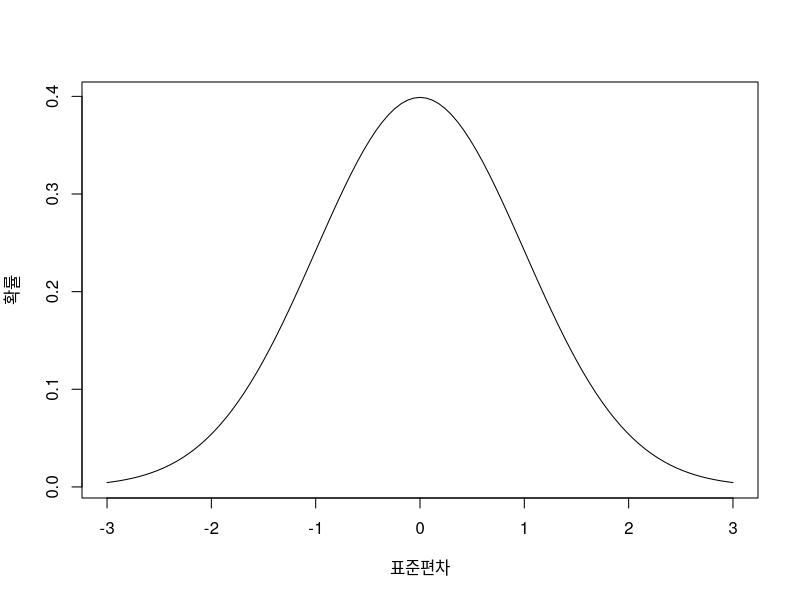
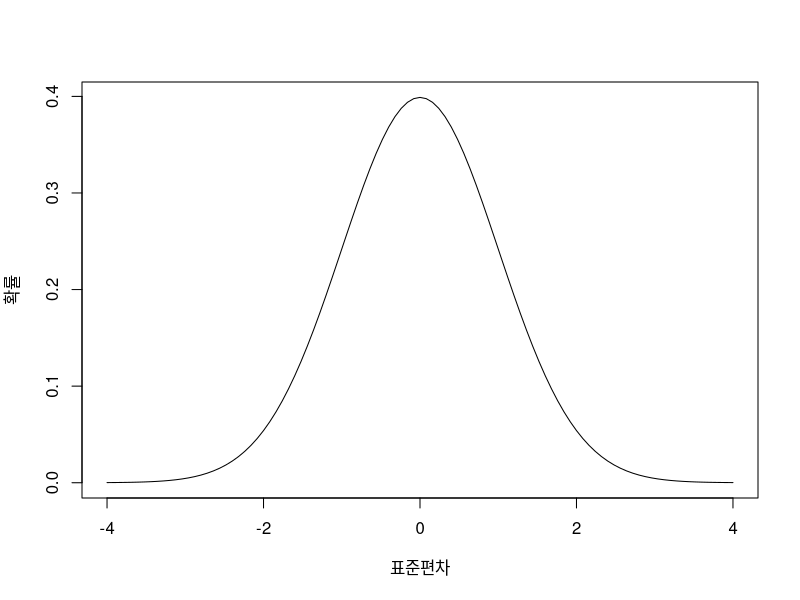
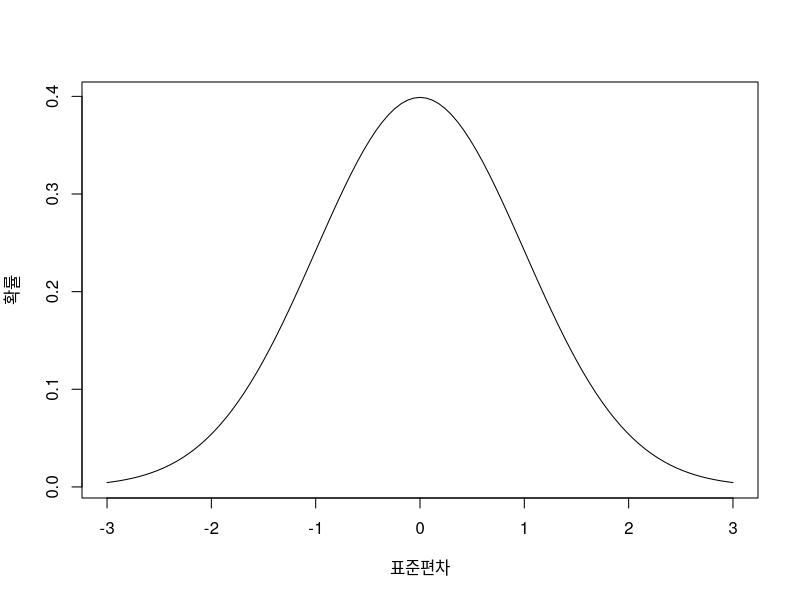
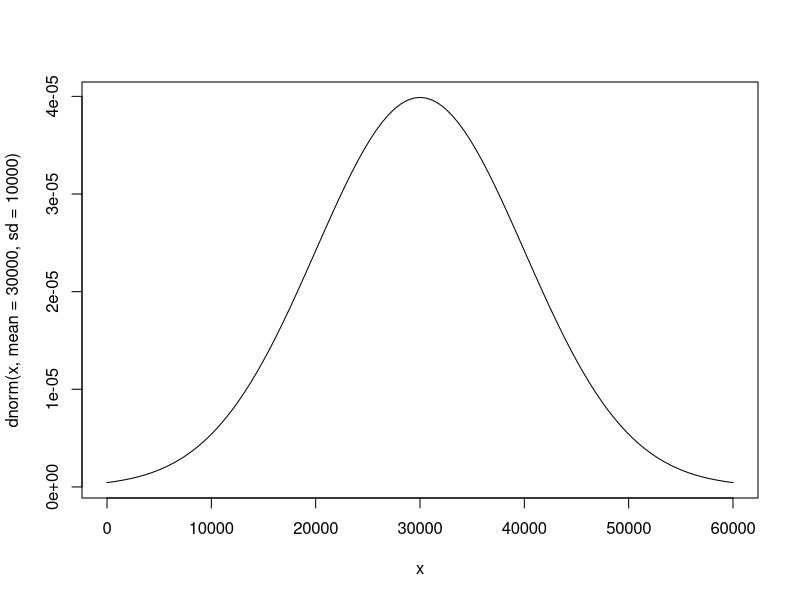
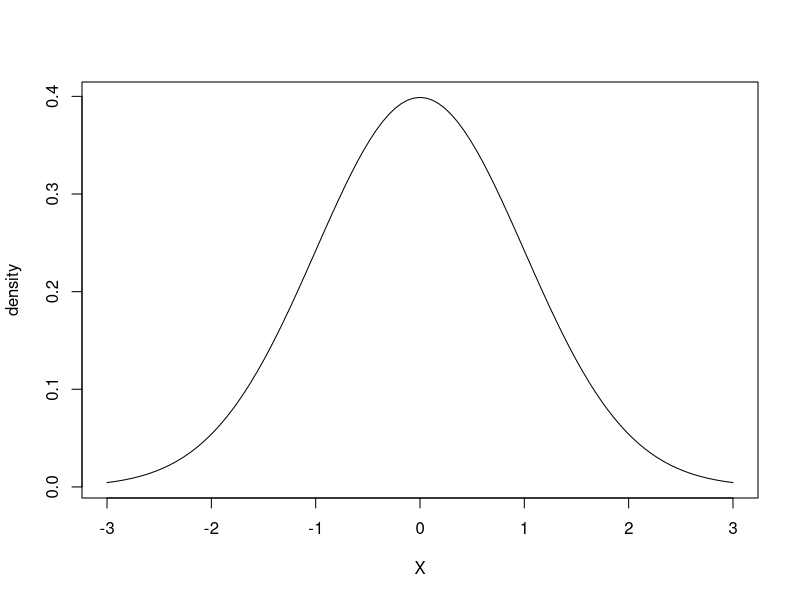
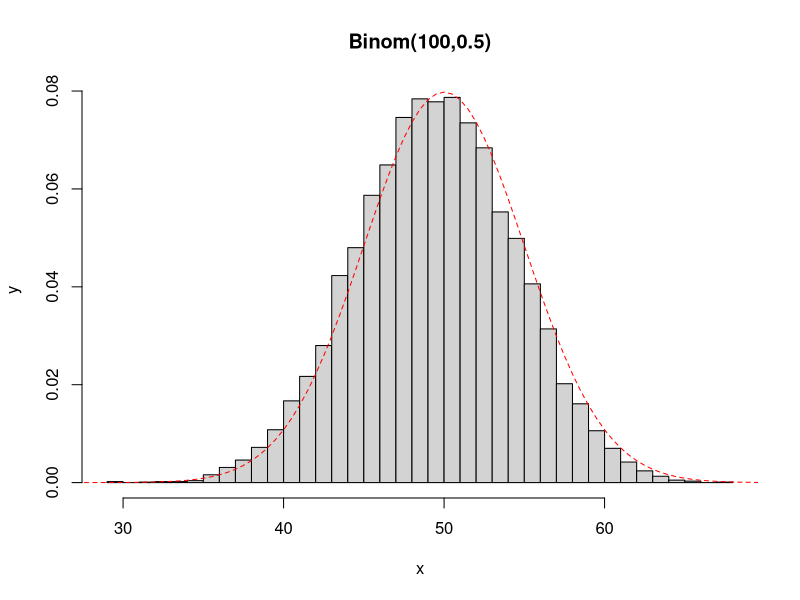
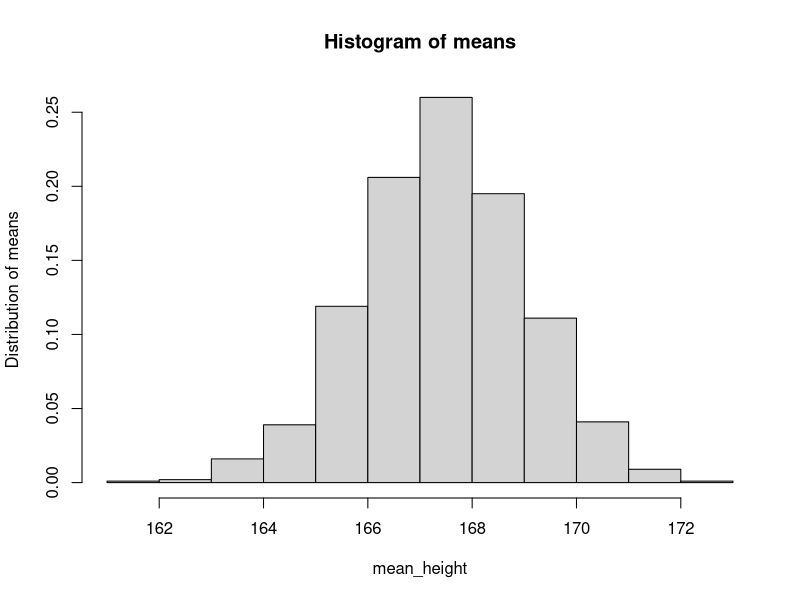

Write R code to recreate these figures, in order.
## 조건부 확률
# 조건부 확률은 어떤 사건이 참일때 특정사건의 확률이 얼마인지 일컫는 개념 
# 수학적 확률에서 관심있는 경우의 수를 가능한 모든 경우의 수로 나눠서 구할 수 있었음 
# 조건은 모든 경우의 발생 가능성이 같다
# 조건부 확률은 수학적 확률에서 분모를 줄이는 방법을 이야기하는 것이다.
# Ex) 주사위는 던졌을 때에 어떤 눈이 나올 확률은 수학적으로 1/6으로 알고 있음 

# 여기서 주사위를 던졌는데 홀수가 나온 사실을 알았을 때 그 값이 5일 확률은 어떻게 될까?  
# 이 경우, 2,4,6 제외 가능. 즉 가능한 모든 수는 1,3,5가 된다. 이 중 5가 나올 확률은? 
# 1/3 된다. 

# P(5|홀수) = 1/3, P(사건|조건)    
# P(5|홀수) = P(5,홀수)/P(홀) = (1/6)/(1/2) = 1/3  ******
# 결국 조건부 확률은 사건 모두가 일어날 확률을 조건만 일어날 확률로 나눈 것이다

## 베이즈 정리 
# A,B는 사건을 말하는 것이기 때문에 P(B,A)= P(B|A) *P(A)
# P(A|B) = P(A,B)/P(B)
# P(A,B) =P(A|B)*P(B) 

# 이말은 "A와 B가 모두 참이다" = "B와 A가 모두 참이다"
# A,B의 순서는 상관이 없다.. 

# *베이즈정리 공식
# P(B|A) = P(A|B) * P(B)/P(A)
# 베이즈통계학 => 확률은 믿음의 정도  


## 베이즈정리 시뮬레이션 
# 코로나 19검사 
# 모든 검사의 두 종류는 오륭 가능성이 존재함 
# Type 1 Error: "1종 오류" - False Positive (병이 없지만 양성이래)
# Type 2 Error: "2종 오류" - False Negative (병이 있지만 음성이래)
# Type I error (false positive): the test result says you have coronavirus, but you actually don’t.
# Type II error (false negative): the test result says you don’t have coronavirus, but you actually do.

# 1종오류: 위양성 (False Positive)
# 2종오류: 위음성 (False Negative) 

# 민감도: 양성을 옳게 진단할 확률, 병이 있고 양성이래 <-> 1- (2종 오류확률, 병이 있지만 음성이래)  
# 특이도: 음성을 옳게 진단할 확률, 병이 없고 음성이래 <-> 1- (1종 오류확률, 병이 없지만 양성이래) 

# 여기서 생각할 문제: 문제 1,2종 오류의 확률이 둘다 충분히 낮다고 하더라도, 상황에 따라 직관에 반하는 결과가 나올 수 있다. 

# 민감도와 특이도가 모두 99%인 검사가 있다고 가정, 이렇게 높은 경우에도 검사결과 양성으로 판정된 사람들 중 약 10%미만이 진양성(True Positive)일 수 있습니다.
# 그리고 나머지 90%는 질병이 없는데도 양성으로 잘못 진단된 것입니다. 왜? => Sampling Error 

# 이유는 병을 가지고 있지 않은 사람들이 압도적으로 많은 경우에 이런 일들이 생길 수 있다. 
# Ex) 10,000명 중 10명이 병에 걸리고 9,990명이 건강하다고 가정 
# 0.1%만 병이 있는 것이다. 여기서 구해주는 확률 0.1%(0.001)를 유병률이라고 한다. 
# 그런데 병에 걸렸던 안걸렸던 검사의 정확성은 99%이기 떄문에 병에 걸린 10명 전부, 병이 없는 9,990명 중 9,890명이 정확히 병이 없는 것으로 진단 
# 즉 실제로 진단된 사람은 병이 있는 10명과 100명이 진단되고, 이것을 비율로 전환하면 10/110 =1/11 이기 때문에 실제로 병이 있는 비율은 약 10%가 못된다.  

## *******1,2종 오류로 민감도 특이도의 오차를 살펴보자
# 시뮬레이션 횟수 및 유병률 
n_sim <- 100000 #사람수 
prevalence <- 0.001 #유병률 

# 검사의 민감도,특이도 
sensitivity <- 0.99 #유병을 확진 
specificity <- 0.99 #무병을 미확진  

# 전체 질환 케이스수, 실제 환자수, 오진 케이스수  
n_total_positive <- 0 
n_true_positive <- 0 
n_false_positive <- 0 

# 시뮬레이션 파트
for (i in 1:n_sim) {
    #유병률에 따라 실제 병의 유무를 할당 
                    #(n, size, prob)
    disease = rbinom(1,1,prevalence) #베르누이 시행함수 

    if (disease ==0) { #실제로 병이 없는경우 
        diagnosis = rbinom(1,1,1-specificity) #병이 없는데 양성으로 진단(1종오류)
        if(diagnosis==1) { 
            n_total_positive <- n_total_positive +1  
            n_false_positive <- n_false_positive +1 
        } 
    } 

    if(disease ==1) {  #실제로 병이 있는경우  
        diagnosis = rbinom(1,1,sensitivity)  #병이 있는데 양성으로 진단 
        if(diagnosis==1) { 
            n_total_positive <- n_total_positive + 1
            n_true_positive <- n_true_positive + 1 

        } 
    }
  } 

#양성, 위양성, 진양성 수 
print(n_total_positive) #117
print(n_false_positive) #108
print(n_true_positive) #9 

# 위양성률 
print(n_false_positive/n_total_positive) #0.90

## 확률분포
# : 총합이 1이 되어야 하는 확률이 각각의 경우에 어떻게 흩어져 있는지를 표현한다.

# Ex) 0.5로 앞과 뒤가 존재, 주사위는 각각의 눈이 1/6에 각각 분포되어 있는 것을 의미
# 중요한 것은 분포는 배분이 같아야 할 필요가 없다, 다만 그 결과의 합이 1이 되어야 한다. 
# 주사위가 1일 경우의 확률 1/6, 5/6 으로 성공/실패를 구분하면 두 합은 1이 된다. 

## 확률변수 
# : 확률적으로 서로 다른 값을 가질 수 있는 어떤 것을 의미 
# Ex) 동전던지기에서 동전을 던졌을 때 나온 명을 확률변수로 생각하면,   
# 확률변수 x가 갖는 값과 x가 특정값을 가질 확률 사이의 대응관계를 확률분포롤 정의한다. 

## 이산확률변수와 연속확률변수 
# 이산확률변수는 확률변수가 가질 수 있는 값들이 멀찍이 떨어져 있는 것(1,2,3,4,5)을 말함 
# 연속확률변수는 가질 수 있는 값들이 이어져 있는 것 키: 173.5 cm 

## 이산확률변수로 주사위를 생각
# 이산확률변수: 1,2,3,4,5,6 값이 딱딱 떨어짐 
# 연속확률변수: 사람들의 키, 몸무게와 같은 값들은 이어져있음. 가질 수 있는 값들의 종류가 무한히 많고, 그 값이 이어져 있습니다. 

# R로 이산확률분포 시뮬레이션 
# : 로또복권

# 맞출 확률: 0~6개까지 총 7가지의 확률이 모두 더해져서 1이 되어야 이산확률분포가 된다. 
# 왜? 가능한 모든 경우를 고려했기때문,이런 사건을 "전사건의 확률"이라고 부른다.

# 수학적 확률:
# 0, 하나도 맞히지 못하는 경우 :
# 45개에서 6개를 제외한 39개중 6개를 선택 
# 순서가 상관 없기 때문에 '조합' 
# nCr(n=39,r=6) 순서를 고려하지 않기 때문에 조합으로 구한다 
# 식: nCr(39,6)/nCr(45,6) 으로 수학적 확률을 구할 수 있음 

# 1, 하나만 맞는 경우 : 
# 정답 6개 중 1개 고르고 나머지 39개 중 5개를 고르면 된다.  
# # nCr(6,1)* nCr(39,5) / nCr(45,6) 

# 0개 맞히는 경우의 수: nCr(6,0)* nCr(39,6) 
# 1개 맞히는 경우의 수: nCr(6,1)* nCr(39,5) 
# 2개 맞히는 경우의 수: nCr(6,2)* nCr(39,4) 
# 3개 맞히는 경우의 수: nCr(6,3)* nCr(39,3) 
# 4개 맞히는 경우의 수: nCr(6,4)* nCr(39,2) 
# 5개 맞히는 경우의 수: nCr(6,5)* nCr(39,1) 
# 6개 맞히는 경우의 수: nCr(6,6)* nCr(39,0) 
## 확률은 위 경우의 수들을 전사건의 경우의 수인 nCr(45,6)으로 나눈다. 

#R로 위를 공식화하면?  
# 조합계산을 위해서 함수를 사용합니다. choose(n,r) 
# x 를 맞히는 경우의 수 (0~6) 
# nCr(n=6,r=x) * nCr(n=39,r=6-x) 

lotto <- function(i) { 
    num <- as.character(i)
    sentence<- paste(num,"개 맞히는 확률")
    print(sentence)
    result <- choose(6,i)*choose(39,6-i) 
    total <- choose(45,6)

    return (result/total)
}  

for(x in 0:6) print(lotto(x))

## 연속확률분포 중 대표적인 정규분포 
# 연속확률 분포: 어떤 값들이 범위(값과 값 사이에)있을 확률로 정의
# 균등분포(Uniform Distribution)와 정규분포(Normal Distribution) 
# 균등분포는 어떤 구간이 주어졌을 때에 그 구간 내에 모든 값이 발견될 가능성이 동일한 분포를 말함 
# Ex) 어떤 집단의 사람들의 키가 150cm에서 190cm 사이에 균등분포를 따른다면,
# 이는 150cm에서 190cm 사이의 키가 다 같은 정도로 발견된다는 것을 말함 
# 현실적이지는 않으나 통계학에서는 많이 사용됨 

## 정규분포는 실생활에서도 자주 접하는 통계용어로, 다양한 사회, 자연현상 등을 표현한다. 
# 정규분포의 확률분포 그래프는 종형, 곡선으로 종목양의 그래프를 그리기도 한다. 
# 정규분포의 특징: 
# 1. 확률분포 곡선의 높이는 그 부근 값이 나올 확률과 관련된 값으로 곡선이 높은 곳 주변의 
# 값들이 낮은 곳 주변의 값들보다 확률이 높습니다. 
# 2. 봉우리가 존재하고 그 봉우리가 가까울 수록 관찰될 확률이 높다는 것을 의미함 
#    봉우리가 있는 값은 "평균", "기대값" 이라고 한다.                             
# 3. 봉우리를 중심으로 대칭의 구조를 가지고 있다. 
# 4. 봉우리를 중심으로 대칭되는 지점의 비율이 가까운 곳이 높다는 것을 알 수 있다. 
# 5. 1인 경우 약 70% 표준편차(Standard Deviation, 2인경우 95% 정도가 나온다. 

curve(dnorm(x,sd=1),-3,3,xlab="표준편차",ylab="확률") 
## 왜 정규분포? 
# 1. 정규분포는 다양한 사회, 자연현상에 대한 우리의 직관과 부합하는 특징을 가지고 있다. 
# 2. 대부분의 자료는 평균을 중심으로 가까이 모여있거나 평균의 양 또는 음의 방향으로 떨어진 정도가 비슷하다. 
# 3. 정규분포는 이런 기대에 만족을 시켜주는 분포이다.이 정규분포는 좋은 툴이라고 간주된다. 좋다는 말은 근사적으로 나타내는데 쓸만하다는 의미를 가진다.
#    실제와 물론 다를 수 있지만 크게 차이가 나지 않는다면 현실을 단순화 하여 이해할 수 있다는 의미이기도 하다. 
# 저명한 통계학자 조지박스: "모든 확률 모형은 틀렸다. 그 중 어떤 것은 유용하다. 
# => 확률분포가 완벽하게 맞는 경우는 거의 없지만 어느정도 맞다면 그것은 없는 것보다 낮다는 것을 말한다. 

# 정규분포는 두개의 중요한 숫자로 결정 
# 첫번째: Mean or Expected Value
# 평균은 대표값이라고 부르기도 한다. 자료를 요약하여 표현 
# 정규분포에서 이 평균은 하나의 값의 중심으로 봉우리가 있고, 그에 따라서 분포되어있기 때문에 매우 유용한 값이 된다. 

# 두번째: Standard Deviation 
# **중요)표준정규분포는 평균이 0이고 편차가 1인 특성을 갖고 있다. 
# 표준편차는 평균에서 자료가 얼마나 떨어져있는지를 나타내는 값이다. 
# 앞에서 70%, 95%는 표준편차를 기준으로 하는 값을 말한다. 즉 퍼센트는 그 편차를 기준으로 들어오는 값의 비율을 말한다.
# 또, 표준편차는 정규분포의 그래프, 또는 정규분포 곡선의 모양과도 관계가 있다. 
# 표준편차가 클수록 그래프는 낮아지고 납작하게 그려진다. 작을 수록 뾰족하게 그려진다. 
curve(dnorm(x,sd=1),-4,4,xlab="표준편차",ylab="확률")  
curve(dnorm(x,sd=1),-3,3,xlab="표준편차",ylab="확률")  
# -4,4 / -3,3 => 표시하는 확률변수의 표시범위 

# 평균과 표준편차를 이용하여 정규분포를 표기할 때,
# N (0,1^2)과 같이 표기합니다. N(평균,표준편차의 제곱)
# 이것의 의미는 표준편차의 제곱으로 분산을 의미합니다

## R로 정규분포 다루기
# 2019년도 우리나라의 1인당 국민총소득(GNI) => 30,000달러 
# 1인당 국민 총소득= 국민총소득 /총 인구수 => 평균
# 표준편차 자료는 구하기 어렵기 떄문에 편의상 10,000 달러로 가정 
curve(dnorm(x,mean=30000,sd=10000),0,60000) # 평균값 30000 / 표준편차 10000
# 이제 소득이 정규분포를 따른다고 하면, 정규분포 표기에 의해서 X~N(30000,10000^2)입니다.   
# x는 개인소득을 나타내는 확률변수를 의미 
# 그런데 정규분포는 연속확률분포의 하나이다. 따라서 확률변수가 특정한 값을 가질 확률은 (원칙적으로) 말할 수 없다. 
# 즉 어떤 사람의 연간소득이 25000 달러일 확률은 정규분포에서 0이다. 현실적으로는 그렇지 않으나 정규분포에서는 그렇게 표시할 수 없다. 
# 어떤 사람의 소득이 25000~30000달러 사이에 있을 확률을 앞의 정규분포로 구할 수 있다
# (특정값은 안되나 범위안에 있는 확률을 정규분포를 통해 구할 수 있다.) 

## R에서 이 확률을 구하는데 사용할 함수는 pnorm(), p는 probability, norm 은 정규분포를 의미 
# pnorm(확률구할값, 평균, 표준편차) 

# 면적을 빼준다고 생각 
pnorm (35000,30000,10000) - pnorm(25000,30000,10000) # [1] 0.3829249

# 실행되면, 0.382949...라는 값 출력
# pnorm() 는 어떤 두 값 사이의 확률을 직접 구해주지는 않는다. 
# 대신 음의 무한대로부터 첫번째 입력값까지의 확률을 계산
# pnorm() 을 이용하여 간접적으로 두 값 사이의 확률을 계산할 수 있게 됩니다. 위의 계산식처럼 음의 무한대에서 
# 큰 값까지의 확률을 구하고, 다시 거기서 음의 무한대에서 작은 값까지 확률을 구한 후 뺀 것이라는 내용입니다.

# 이방법을 이용하여 소득이 25000달러 보다 작을 확률과  35000보다 클 확률을 구할 수 있다. 
pnorm(25000,30000,10000) # [1] 0.3085375
1-pnorm(35000,30000,10000) #[1] 0.3085375  
# 이 두 값은 0.3085...으로 같은 값을 가지게 되는데 이유는 대칭이기 때문

# 정규분포를 따르는 모든 확률변수는 표준정규분포로 변환할 수 있다 (정규화) 
# 모든 정규분포는 평균과 표준편차 2개의 숫자로 표현되기 때문에 정규분포를 따르는 숫자는 늘 "평균으로부터 
# 몇 표준편차만큼 떨어져있느냐"로 변환할 수 있기 때문에 변환이 가능합니다. 
# 이 과정을 우리는 "정규화". 
# 이런 정규화를 한 확률변수는 => 표준정규분포 즉, N (0, 1^2)를 따르게 된다. 
# 정규화는 숫자에서 평균을 빼고 표준편차로 나누면 됩니다.  
# x-30000/10000(예제)
#(x-u)/SD
# 직관적으로 그 의미는 간단한데,예로 25000달러라는 숫자는 (25000-30000)/10000= -0.5로
# 평균보다 낮은 음의 방향으로 떨어진 것을 알 수 있다. -0.5라는 값은 25000달러의 "표준화된" 값이 된다. 

# 이때에 N(30000,10000)를 따르는 확률변수가 25000달러보다 작을 확률은 N(0,1^2)를 
# 따르는 확률변수가 -0.5보다 작을 확률과 정확히 일치합니다. 
pnorm(-0.5,0,1) # [1] 0.3085375 
pnorm(-0.5) # 디폴트가 표준정규분포이기 떄문에 생략이 가능하다 [1] 0.3085375
curve(dnorm(x),-3,3,xlab="X",ylab="density") 

# curve() 함수는 어떤 수학적 함수의 그래프를 그리고 싶을 때에 사용하는 함수
# 표준정규분포 함수를 그리고 싶기 때문에 처음 입력값으로 dnorm(x)을 사용했습니다. 
# pnorm()은 확률을 계산하는데 썼다면, dnorm()은 거기에 사용된 확률변수값 자체를 구하는데 사용할 수 있다. 
# 이것을 "확률밀도함수" 라고 부릅니다.

## 정규분포가 유용한 이유: 
# 1. 어떤 자료의 분포가 있을 경우 어떤 값보다 작거나 큰 값이 전체의 몇 %인지 알아보려면 
# 매번 일일히 자료를 찾아야하는 불편함이 있는데, 대략 어느 구간에 있는지 바로 계산할 수 있다. 
# 그리고 조금 더 나아가서 상위 몇 퍼센트인지 알 수 있게 합니다. 
# 2. 이런 유용한 근사값을 구하는데 단지 두개의 숫자밖에 필요하지 않다(평균,표준편차)

## 중심극한정리  CLT: Central Limit Theorem 
# 정규분포와 관련하여 통계학에서 가장 중요한 결과하나는 "중심극한정리"(Central Limit Theorem) 
# 독립적으로 추출된 충분히 큰 자료의 합이나 평균은 정규분포에 따른다.
# Ex) 이항분포에서 시행횟수 100회, 성공률 0.5 인 이항분포가 있다고 하자. 
# 여기서 자료를 계속 추출하면 성공횟수가 50을 중심으로 30~70, 20~80, 드물게 10~90사이의 숫자가 나온다. 
# 이항분포 자체가 성공횟수의 합이라는 점을 감안하면, 이항분포를 따라는 변수는 결국 정규분포를 따를 것이다.

## R 코드로 지금까지 이야기한 이항분포에서 난수를 n_sim회 만큼 추출하여 모은 난수를 확인
n_sim <- 10000 
y <- rbinom(n_sim,100,0.5)
hist(y,xlab="x",ylab="y",main='Binom(100,0.5)', prob=T, breaks= 30) 
curve(dnorm(x,50,5),25,75,add=T, lty=2, col="red") 
#평균값 산출: 100* 0.5  
#이렇게 이야기 한 것을 통계학에서는 근사적을 같다는 의미로 ~=을 사용, n은 이항분포에서의 시행횟수,
#p는 성공확률을 의미합니다. 
# Bin(n,p) ~= N(np,np(1-p)) 

# 중심극한 정리가 중요한 이유는 이항분포뿐만 아니라 어떤 확률변수에 대해서도 적용이 되기 때문 
# 중심극한정리는 (거의) 모든 분포에 적용된다. 
# 20세 이상 성인 전체의 집단이 있다고 가정. 하나의 봉우리를 가지는 분포일까요? 
# 봉우리 2개(남,여), 정규분포는 불가 
# 그렇다면 이런 분포에서 자료를 뽑아 평균을 계산해도 그 평균은 정규분포를 따를까요?  
# 만약 중심극한 정리가 성립된다면 가능  
n_sim <- 1000   # 시뮬레이션 횟수
n <- 30         # 한번 추출할 때 30명을 추출
means <- vector(length = n_sim)

for (i in 1:n_sim) {
    y <- vector(length = n)     # 길이가 n인 저장소를 만든다
    for (j in 1:30) {            # 30명씩 추출
        gender <- rbinom(1, 1, 0.5)     # 개인별로 성별을 추출
        if (gender == 0) {      # 여성집단
            y[j] <- rnorm(1, 160, 5) # 여성집단에서 키를 추출
        } else {
            y[j] <- rnorm(1, 175, 5) # 남성집단에서 키를 추출
        }
    }
    means[i] <- mean(y)
}

hist(means, xlab = "mean_height", ylab = "Distribution of means", prob = T)